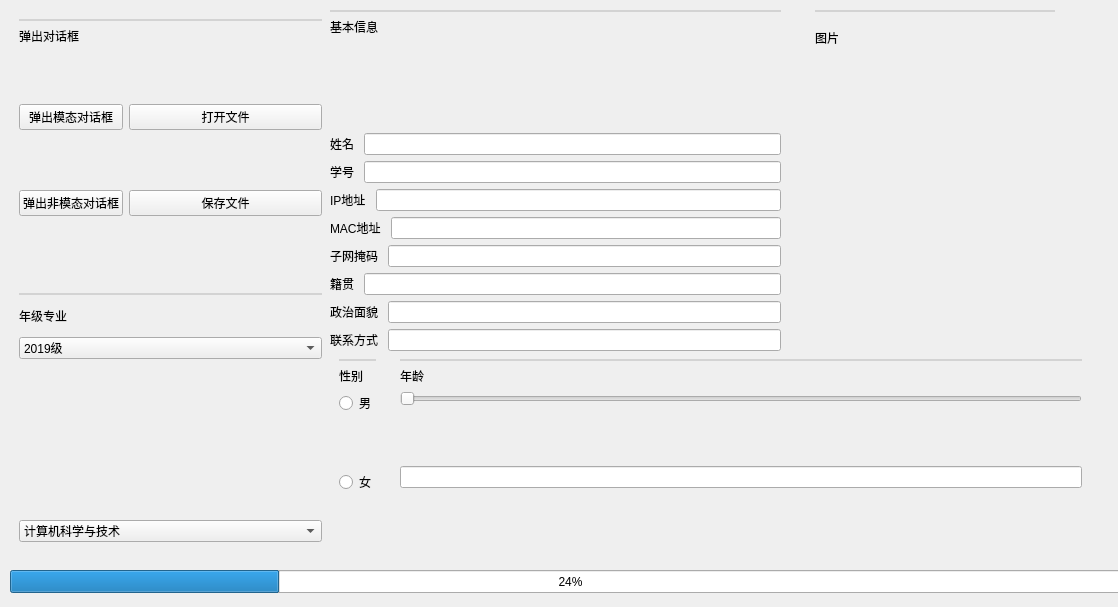
<?xml version="1.0" encoding="UTF-8"?>
<ui version="4.0">
 <class>Widget</class>
 <widget class="QWidget" name="Widget">
  <property name="geometry">
   <rect>
    <x>0</x>
    <y>0</y>
    <width>1118</width>
    <height>607</height>
   </rect>
  </property>
  <property name="windowTitle">
   <string>Widget</string>
  </property>
  <widget class="QWidget" name="widget_5" native="true">
   <property name="geometry">
    <rect>
     <x>330</x>
     <y>10</y>
     <width>451</width>
     <height>341</height>
    </rect>
   </property>
   <layout class="QVBoxLayout" name="verticalLayout_4">
    <item>
     <widget class="QWidget" name="widget_6" native="true">
      <property name="minimumSize">
       <size>
        <width>0</width>
        <height>2</height>
       </size>
      </property>
      <property name="maximumSize">
       <size>
        <width>16777215</width>
        <height>2</height>
       </size>
      </property>
      <property name="styleSheet">
       <string notr="true">QWidget{
background-color:lightgrey
}</string>
      </property>
     </widget>
    </item>
    <item>
     <widget class="QLabel" name="label_3">
      <property name="minimumSize">
       <size>
        <width>0</width>
        <height>0</height>
       </size>
      </property>
      <property name="maximumSize">
       <size>
        <width>100</width>
        <height>50</height>
       </size>
      </property>
      <property name="text">
       <string>基本信息</string>
      </property>
     </widget>
    </item>
    <item>
     <spacer name="verticalSpacer_3">
      <property name="orientation">
       <enum>Qt::Orientation::Vertical</enum>
      </property>
      <property name="sizeHint" stdset="0">
       <size>
        <width>20</width>
        <height>40</height>
       </size>
      </property>
     </spacer>
    </item>
    <item>
     <layout class="QHBoxLayout" name="horizontalLayout">
      <property name="spacing">
       <number>10</number>
      </property>
      <item>
       <widget class="QLabel" name="label_4">
        <property name="text">
         <string>姓名</string>
        </property>
       </widget>
      </item>
      <item>
       <widget class="QLineEdit" name="lineEdit"/>
      </item>
     </layout>
    </item>
    <item>
     <layout class="QHBoxLayout" name="horizontalLayout_2">
      <property name="spacing">
       <number>10</number>
      </property>
      <item>
       <widget class="QLabel" name="label_5">
        <property name="text">
         <string>学号</string>
        </property>
       </widget>
      </item>
      <item>
       <widget class="QLineEdit" name="lineEdit_2"/>
      </item>
     </layout>
    </item>
    <item>
     <layout class="QHBoxLayout" name="horizontalLayout_3">
      <property name="spacing">
       <number>10</number>
      </property>
      <item>
       <widget class="QLabel" name="label_6">
        <property name="text">
         <string>IP地址</string>
        </property>
       </widget>
      </item>
      <item>
       <widget class="QLineEdit" name="lineEdit_3"/>
      </item>
     </layout>
    </item>
    <item>
     <layout class="QHBoxLayout" name="horizontalLayout_6">
      <property name="spacing">
       <number>10</number>
      </property>
      <item>
       <widget class="QLabel" name="label_9">
        <property name="text">
         <string>MAC地址</string>
        </property>
       </widget>
      </item>
      <item>
       <widget class="QLineEdit" name="lineEdit_6"/>
      </item>
     </layout>
    </item>
    <item>
     <layout class="QHBoxLayout" name="horizontalLayout_4">
      <property name="spacing">
       <number>10</number>
      </property>
      <item>
       <widget class="QLabel" name="label_7">
        <property name="text">
         <string>子网掩码</string>
        </property>
       </widget>
      </item>
      <item>
       <widget class="QLineEdit" name="lineEdit_4"/>
      </item>
     </layout>
    </item>
    <item>
     <layout class="QHBoxLayout" name="horizontalLayout_5">
      <property name="spacing">
       <number>10</number>
      </property>
      <item>
       <widget class="QLabel" name="label_8">
        <property name="text">
         <string>籍贯</string>
        </property>
       </widget>
      </item>
      <item>
       <widget class="QLineEdit" name="lineEdit_5"/>
      </item>
     </layout>
    </item>
    <item>
     <layout class="QHBoxLayout" name="horizontalLayout_8">
      <property name="spacing">
       <number>10</number>
      </property>
      <item>
       <widget class="QLabel" name="label_11">
        <property name="text">
         <string>政治面貌</string>
        </property>
       </widget>
      </item>
      <item>
       <widget class="QLineEdit" name="lineEdit_8"/>
      </item>
     </layout>
    </item>
    <item>
     <layout class="QHBoxLayout" name="horizontalLayout_9">
      <property name="spacing">
       <number>10</number>
      </property>
      <item>
       <widget class="QLabel" name="label_12">
        <property name="text">
         <string>联系方式</string>
        </property>
       </widget>
      </item>
      <item>
       <widget class="QLineEdit" name="lineEdit_9"/>
      </item>
     </layout>
    </item>
   </layout>
  </widget>
  <widget class="QWidget" name="widget_12" native="true">
   <property name="geometry">
    <rect>
     <x>780</x>
     <y>10</y>
     <width>311</width>
     <height>331</height>
    </rect>
   </property>
   <layout class="QGridLayout" name="gridLayout_3">
    <item row="0" column="0">
     <widget class="QWidget" name="widget_13" native="true">
      <property name="minimumSize">
       <size>
        <width>0</width>
        <height>2</height>
       </size>
      </property>
      <property name="maximumSize">
       <size>
        <width>16777215</width>
        <height>2</height>
       </size>
      </property>
      <property name="styleSheet">
       <string notr="true">QWidget{
background-color:lightgrey
}</string>
      </property>
     </widget>
    </item>
    <item row="1" column="0">
     <widget class="QLabel" name="label_15">
      <property name="minimumSize">
       <size>
        <width>0</width>
        <height>0</height>
       </size>
      </property>
      <property name="maximumSize">
       <size>
        <width>100</width>
        <height>40</height>
       </size>
      </property>
      <property name="text">
       <string>图片</string>
      </property>
     </widget>
    </item>
    <item row="2" column="0">
     <widget class="QWidget" name="widget_11" native="true">
      <property name="minimumSize">
       <size>
        <width>240</width>
        <height>240</height>
       </size>
      </property>
     </widget>
    </item>
   </layout>
  </widget>
  <widget class="QWidget" name="layoutWidget">
   <property name="geometry">
    <rect>
     <x>10</x>
     <y>10</y>
     <width>321</width>
     <height>541</height>
    </rect>
   </property>
   <layout class="QVBoxLayout" name="verticalLayout_2">
    <item>
     <widget class="QWidget" name="widget" native="true">
      <layout class="QGridLayout" name="gridLayout">
       <item row="3" column="1">
        <widget class="QPushButton" name="pushButton_2">
         <property name="text">
          <string>打开文件</string>
         </property>
        </widget>
       </item>
       <item row="1" column="0">
        <widget class="QLabel" name="label">
         <property name="maximumSize">
          <size>
           <width>100</width>
           <height>50</height>
          </size>
         </property>
         <property name="text">
          <string>弹出对话框</string>
         </property>
        </widget>
       </item>
       <item row="6" column="0">
        <spacer name="verticalSpacer_6">
         <property name="orientation">
          <enum>Qt::Orientation::Vertical</enum>
         </property>
         <property name="sizeHint" stdset="0">
          <size>
           <width>20</width>
           <height>40</height>
          </size>
         </property>
        </spacer>
       </item>
       <item row="6" column="1">
        <spacer name="verticalSpacer_7">
         <property name="orientation">
          <enum>Qt::Orientation::Vertical</enum>
         </property>
         <property name="sizeHint" stdset="0">
          <size>
           <width>20</width>
           <height>40</height>
          </size>
         </property>
        </spacer>
       </item>
       <item row="3" column="0">
        <widget class="QPushButton" name="pushButton">
         <property name="text">
          <string>弹出模态对话框</string>
         </property>
        </widget>
       </item>
       <item row="4" column="0">
        <spacer name="verticalSpacer_8">
         <property name="orientation">
          <enum>Qt::Orientation::Vertical</enum>
         </property>
         <property name="sizeHint" stdset="0">
          <size>
           <width>20</width>
           <height>40</height>
          </size>
         </property>
        </spacer>
       </item>
       <item row="5" column="0">
        <widget class="QPushButton" name="pushButton_3">
         <property name="text">
          <string>弹出非模态对话框</string>
         </property>
        </widget>
       </item>
       <item row="5" column="1">
        <widget class="QPushButton" name="pushButton_4">
         <property name="text">
          <string>保存文件</string>
         </property>
        </widget>
       </item>
       <item row="0" column="0" colspan="2">
        <widget class="QWidget" name="widget_2" native="true">
         <property name="minimumSize">
          <size>
           <width>0</width>
           <height>2</height>
          </size>
         </property>
         <property name="maximumSize">
          <size>
           <width>16777215</width>
           <height>2</height>
          </size>
         </property>
         <property name="styleSheet">
          <string notr="true">QWidget{
background-color:lightgrey
}</string>
         </property>
        </widget>
       </item>
       <item row="4" column="1">
        <spacer name="verticalSpacer_9">
         <property name="orientation">
          <enum>Qt::Orientation::Vertical</enum>
         </property>
         <property name="sizeHint" stdset="0">
          <size>
           <width>20</width>
           <height>40</height>
          </size>
         </property>
        </spacer>
       </item>
       <item row="2" column="0">
        <spacer name="verticalSpacer_2">
         <property name="orientation">
          <enum>Qt::Orientation::Vertical</enum>
         </property>
         <property name="sizeHint" stdset="0">
          <size>
           <width>20</width>
           <height>40</height>
          </size>
         </property>
        </spacer>
       </item>
      </layout>
     </widget>
    </item>
    <item>
     <widget class="QWidget" name="widget_3" native="true">
      <layout class="QVBoxLayout" name="verticalLayout_3">
       <item>
        <widget class="QWidget" name="widget_4" native="true">
         <property name="minimumSize">
          <size>
           <width>0</width>
           <height>2</height>
          </size>
         </property>
         <property name="maximumSize">
          <size>
           <width>16777215</width>
           <height>2</height>
          </size>
         </property>
         <property name="styleSheet">
          <string notr="true">QWidget{
background-color:lightgrey
}</string>
         </property>
        </widget>
       </item>
       <item>
        <widget class="QLabel" name="label_2">
         <property name="minimumSize">
          <size>
           <width>0</width>
           <height>30</height>
          </size>
         </property>
         <property name="maximumSize">
          <size>
           <width>100</width>
           <height>50</height>
          </size>
         </property>
         <property name="text">
          <string>年级专业</string>
         </property>
        </widget>
       </item>
       <item>
        <widget class="QComboBox" name="comboBox">
         <item>
          <property name="text">
           <string>2019级</string>
          </property>
         </item>
         <item>
          <property name="text">
           <string>2020级</string>
          </property>
         </item>
         <item>
          <property name="text">
           <string>2021级</string>
          </property>
         </item>
         <item>
          <property name="text">
           <string>2022级</string>
          </property>
         </item>
         <item>
          <property name="text">
           <string>2023级</string>
          </property>
         </item>
         <item>
          <property name="text">
           <string>2024级</string>
          </property>
         </item>
        </widget>
       </item>
       <item>
        <spacer name="verticalSpacer">
         <property name="orientation">
          <enum>Qt::Orientation::Vertical</enum>
         </property>
         <property name="sizeHint" stdset="0">
          <size>
           <width>20</width>
           <height>40</height>
          </size>
         </property>
        </spacer>
       </item>
       <item>
        <widget class="QComboBox" name="comboBox_2">
         <item>
          <property name="text">
           <string>计算机科学与技术</string>
          </property>
         </item>
         <item>
          <property name="text">
           <string>软件工程</string>
          </property>
         </item>
         <item>
          <property name="text">
           <string>信息安全</string>
          </property>
         </item>
        </widget>
       </item>
      </layout>
     </widget>
    </item>
   </layout>
  </widget>
  <widget class="QWidget" name="layoutWidget">
   <property name="geometry">
    <rect>
     <x>330</x>
     <y>350</y>
     <width>761</width>
     <height>201</height>
    </rect>
   </property>
   <layout class="QHBoxLayout" name="horizontalLayout_10">
    <item>
     <widget class="QWidget" name="widget_7" native="true">
      <property name="maximumSize">
       <size>
        <width>80</width>
        <height>16777215</height>
       </size>
      </property>
      <layout class="QVBoxLayout" name="verticalLayout_5">
       <item>
        <widget class="QWidget" name="widget_8" native="true">
         <property name="minimumSize">
          <size>
           <width>0</width>
           <height>2</height>
          </size>
         </property>
         <property name="maximumSize">
          <size>
           <width>16777215</width>
           <height>2</height>
          </size>
         </property>
         <property name="styleSheet">
          <string notr="true">QWidget{
background-color:lightgrey
}</string>
         </property>
        </widget>
       </item>
       <item>
        <widget class="QLabel" name="label_13">
         <property name="maximumSize">
          <size>
           <width>100</width>
           <height>50</height>
          </size>
         </property>
         <property name="text">
          <string>性别</string>
         </property>
        </widget>
       </item>
       <item>
        <widget class="QRadioButton" name="radioButton">
         <property name="text">
          <string>男</string>
         </property>
        </widget>
       </item>
       <item>
        <spacer name="verticalSpacer_11">
         <property name="orientation">
          <enum>Qt::Orientation::Vertical</enum>
         </property>
         <property name="sizeHint" stdset="0">
          <size>
           <width>20</width>
           <height>40</height>
          </size>
         </property>
        </spacer>
       </item>
       <item>
        <widget class="QRadioButton" name="radioButton_2">
         <property name="text">
          <string>女</string>
         </property>
        </widget>
       </item>
       <item>
        <spacer name="verticalSpacer_4">
         <property name="orientation">
          <enum>Qt::Orientation::Vertical</enum>
         </property>
         <property name="sizeHint" stdset="0">
          <size>
           <width>20</width>
           <height>40</height>
          </size>
         </property>
        </spacer>
       </item>
      </layout>
     </widget>
    </item>
    <item>
     <widget class="QWidget" name="widget_9" native="true">
      <layout class="QGridLayout" name="gridLayout_2">
       <item row="2" column="0">
        <widget class="QSlider" name="horizontalSlider">
         <property name="minimumSize">
          <size>
           <width>400</width>
           <height>0</height>
          </size>
         </property>
         <property name="maximumSize">
          <size>
           <width>800</width>
           <height>16777215</height>
          </size>
         </property>
         <property name="orientation">
          <enum>Qt::Orientation::Horizontal</enum>
         </property>
        </widget>
       </item>
       <item row="3" column="0">
        <spacer name="verticalSpacer_5">
         <property name="orientation">
          <enum>Qt::Orientation::Vertical</enum>
         </property>
         <property name="sizeHint" stdset="0">
          <size>
           <width>20</width>
           <height>40</height>
          </size>
         </property>
        </spacer>
       </item>
       <item row="5" column="0">
        <spacer name="verticalSpacer_10">
         <property name="orientation">
          <enum>Qt::Orientation::Vertical</enum>
         </property>
         <property name="sizeHint" stdset="0">
          <size>
           <width>20</width>
           <height>40</height>
          </size>
         </property>
        </spacer>
       </item>
       <item row="1" column="0">
        <widget class="QLabel" name="label_14">
         <property name="maximumSize">
          <size>
           <width>100</width>
           <height>50</height>
          </size>
         </property>
         <property name="text">
          <string>年龄</string>
         </property>
        </widget>
       </item>
       <item row="0" column="0">
        <widget class="QWidget" name="widget_10" native="true">
         <property name="minimumSize">
          <size>
           <width>0</width>
           <height>2</height>
          </size>
         </property>
         <property name="maximumSize">
          <size>
           <width>16777215</width>
           <height>2</height>
          </size>
         </property>
         <property name="styleSheet">
          <string notr="true">QWidget{
background-color:lightgrey
}</string>
         </property>
        </widget>
       </item>
       <item row="4" column="0">
        <widget class="QLineEdit" name="lineEdit_10"/>
       </item>
      </layout>
     </widget>
    </item>
   </layout>
  </widget>
  <widget class="QProgressBar" name="progressBar">
   <property name="geometry">
    <rect>
     <x>10</x>
     <y>570</y>
     <width>1121</width>
     <height>23</height>
    </rect>
   </property>
   <property name="value">
    <number>24</number>
   </property>
  </widget>
 </widget>
 <resources/>
 <connections/>
</ui>
